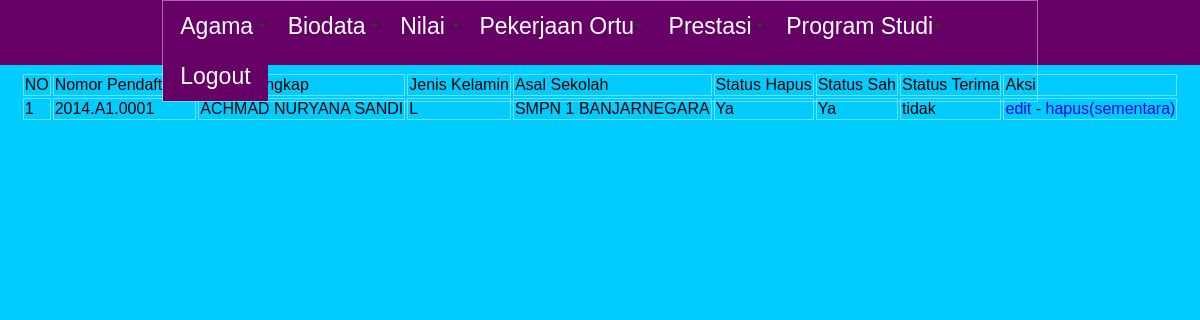
The app's page /verifikator/tampil_biodata.php (signed in) with its own data.
### tables this page shows
CREATE TABLE IF NOT EXISTS `ppdb_biodata` (
  `id_ppdb` bigint(20) NOT NULL AUTO_INCREMENT,
  `nomor_pendaftaran` varchar(100) NOT NULL,
  `nama_lengkap` varchar(255) NOT NULL,
  `jenis_kelamin` varchar(2) NOT NULL,
  `id_agama` int(2) NOT NULL,
  `tempat_lahir` varchar(255) NOT NULL,
  `tanggal_lahir` date NOT NULL,
  `umur` int(3) NOT NULL,
  `alamat_rumah` varchar(500) NOT NULL,
  `rt_rw` varchar(10) NOT NULL,
  `kecamatan` varchar(100) NOT NULL,
  `kabupaten` varchar(100) NOT NULL,
  `kode_pos` int(10) NOT NULL,
  `no_hp_calon_siswa` varchar(20) NOT NULL,
  `tinggi_badan` int(4) NOT NULL,
  `berat_badan` int(4) NOT NULL,
  `golongan_darah` varchar(3) NOT NULL,
  `nama_ayah_kandung` varchar(100) NOT NULL,
  `id_pekerjaan_ayah` int(10) NOT NULL,
  `nama_ibu_kandung` varchar(100) NOT NULL,
  `id_pekerjaan_ibu` int(10) NOT NULL,
  `no_hp_orang_tua` varchar(20) NOT NULL,
  `asal_sekolah` varchar(255) NOT NULL,
  `tahun_lulus` year(4) NOT NULL,
  `piagam_prestasi` tinyint(1) NOT NULL DEFAULT '0',
  `fc_raport` tinyint(1) NOT NULL DEFAULT '0',
  `ijasah` tinyint(1) NOT NULL DEFAULT '0',
  `skhun` tinyint(1) NOT NULL DEFAULT '0',
  `id_program_studi` int(10) NOT NULL,
  `tempat_daftar` varchar(100) NOT NULL,
  `tanggal_daftar` date NOT NULL,
  `mengetahui` varchar(255) NOT NULL,
  `jalur` varchar(25) NOT NULL,
  `status_hapus` int(2) NOT NULL DEFAULT '0',
  `status_sah` int(2) NOT NULL DEFAULT '0',
  `status_terima` int(2) NOT NULL DEFAULT '0',
  `foto` varchar(200) NOT NULL DEFAULT 'default.jpg',
  `id_petugas` int(10) NOT NULL,
  PRIMARY KEY (`id_ppdb`)
);

### verifikator/tampil_biodata.php (the view, shortened to what this page needs)
<?php require_once('../Connections/connect.php'); ?>
<?php include('auth.php'); ?>
<?php include('../inc/fungsi.php'); ?>
<?php
$maxRows_ppdb_biodata = 10;
$pageNum_ppdb_biodata = 0;
$startRow_ppdb_biodata = $pageNum_ppdb_biodata * $maxRows_ppdb_biodata;
$query_ppdb_biodata = "SELECT id_ppdb, nomor_pendaftaran, nama_lengkap, jenis_kelamin, asal_sekolah, status_hapus, status_sah, status_terima FROM ppdb_biodata ORDER BY id_ppdb DESC ";
$query_limit_ppdb_biodata = sprintf("%s LIMIT %d, %d", $query_ppdb_biodata, $startRow_ppdb_biodata, $maxRows_ppdb_biodata);
$ppdb_biodata = mysql_query($query_limit_ppdb_biodata, $connect) or die(mysql_error());
$row_ppdb_biodata = mysql_fetch_assoc($ppdb_biodata);
?>
<!DOCTYPE html PUBLIC "-//W3C//DTD XHTML 1.0 Transitional//EN" "http://www.w3.org/TR/xhtml1/DTD/xhtml1-transitional.dtd">
<html xmlns="http://www.w3.org/1999/xhtml">
<head>
<link href="../css/style.css" rel="stylesheet" type="text/css" />
</head>
<body>
<div id="nav">
    <table width="73%" border="0" cellspacing="0" cellpadding="0" align="center">
<tr>
    <td><?php include('menu.php') ?></td>
  </tr>
</table>
</div>
<br />
<br />
<br />
<br />
<table border="0" align="center">
  <tr>
    <td>NO</td>
    <td>Nomor Pendaftaran</td>
    <td>Nama Lengkap</td>
    <td>Jenis Kelamin</td>
    <td>Asal Sekolah</td>
    <td>Status Hapus</td>
    <td>Status Sah</td>
    <td>Status Terima</td>
    <td>Aksi</td>
  </tr>
  <?php do { ?>
    <tr>
      <td>1</td>
      <td><?php echo $row_ppdb_biodata['nomor_pendaftaran']; ?></td>
      <td><?php echo $row_ppdb_biodata['nama_lengkap']; ?></td>
      <td><?php echo $row_ppdb_biodata['jenis_kelamin']; ?></td>
      <td><?php echo $row_ppdb_biodata['asal_sekolah']; ?></td>
      <td><?php echo yesno($row_ppdb_biodata['status_hapus']); ?></td>
      <td><?php echo yesno($row_ppdb_biodata['status_sah']); ?></td>
      <td><?php echo yesno($row_ppdb_biodata['status_terima']); ?></td>
      <td><a href="edit_biodata.php?id_ppdb=<?php echo $row_ppdb_biodata['id_ppdb']; ?>">edit</a> - <a href="hapus_biodata.php?id_ppdb=<?php echo $row_ppdb_biodata['id_ppdb']; ?>">hapus(sementara)</a></td>
    </tr>
    <?php } while ($row_ppdb_biodata = mysql_fetch_assoc($ppdb_biodata)); ?>
</table>
</body>
</html>

### inc/fungsi.php (shortened to what this page needs)
<?php
function yesno($boolean){
	if($boolean == 1){
		echo 'Ya';
	}else{
		echo 'tidak';
	}
}
?>

### css/style.css (style rules this page uses)
body { font-family: Verdana, Geneva, sans-serif; margin:0; background: #0CF; }
#nav { width: 100%; position: fixed; top: 0px; height: 65px; font-size: 23px; margin-top: 0px; left:0; z-index:1; background-color:#606; display:block; }
a:link { text-decoration:none; }
tr, td { border:solid 1px rgba(255,255,255,0.4); }

### records on screen
ppdb_biodata: nomor_pendaftaran "2014.A1.0001", nama_lengkap "ACHMAD NURYANA SANDI", jenis_kelamin "L", asal_sekolah "SMPN 1 BANJARNEGARA", status_hapus "Ya Ya", status_terima "tidak"
